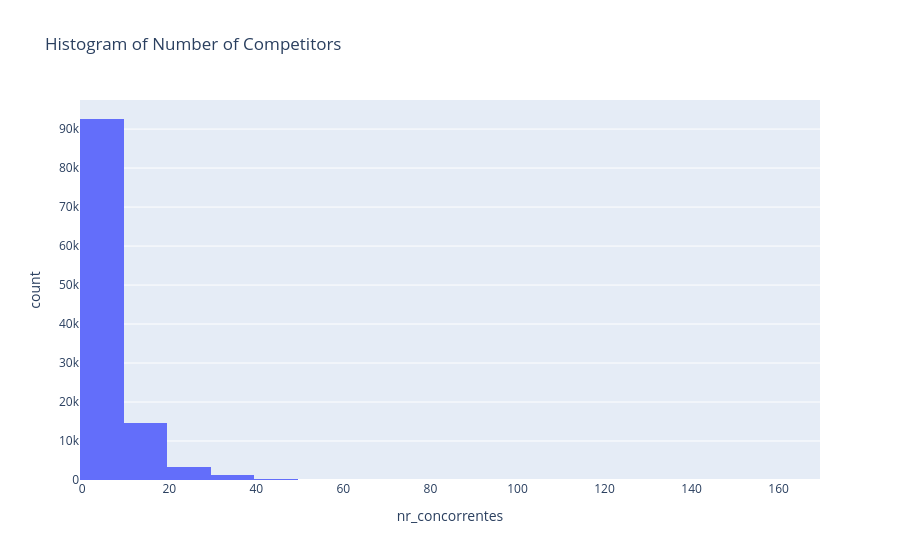

Source (notebook cell):
### Code cell
# number of competitors per contract
subset['nr_concorrentes'] = subset['concorrentes'].apply(
    lambda x: len([i for i in re.split(r'\s*\|\s*', x) if i]) 
    if isinstance(x, str) else 0
)

fig = px.histogram(
    subset,
    x='nr_concorrentes',
    nbins=30,
    title='Histogram of Number of Competitors'
)

fig.show()

### Figure 1 — Plotly figure (JSON) as saved in the notebook; plotly's stock layout.template omitted (floating-point values rounded to 4 significant figures; data arrays with more than 128 entries replaced by an {"elided": "..."} marker saying what was removed)
{"data": [{"bingroup": "x", "hovertemplate": "nr_concorrentes=%{x}<br>count=%{y}<extra></extra>", "legendgroup": "", "marker": {"color": "#636efa", "pattern": {"shape": ""}}, "name": "", "nbinsx": 30, "orientation": "v", "showlegend": false, "type": "histogram", "x": {"elided": "112170 int values"}, "xaxis": "x", "yaxis": "y"}], "layout": {"barmode": "relative", "legend": {"tracegroupgap": 0}, "title": {"text": "Histogram of Number of Competitors"}, "xaxis": {"anchor": "y", "domain": [0, 1], "title": {"text": "nr_concorrentes"}}, "yaxis": {"anchor": "x", "domain": [0, 1], "title": {"text": "count"}}}}
